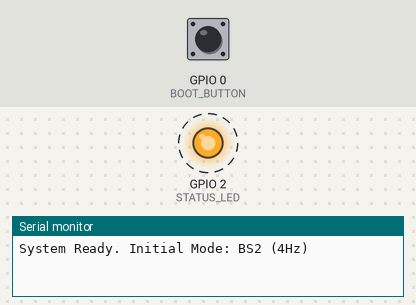
Bench run of a sketch on a simulated ESP32. On the bench: output pins drawn as LEDs (lit = HIGH), the last lines printed to the serial monitor. Dashed ring = blinking. The inputs (shaded band) are chosen by the test bench; at power-on: GPIO 0 (BOOT_BUTTON) HIGH. Nothing arrives over Bluetooth unless stated.

Above: at 2.06 s.
2.3 s: GPIO 0 (BOOT_BUTTON) pulled LOW for 0.15 s
At 4.6 s:
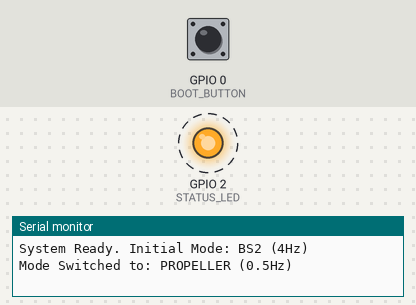
8.3 s: GPIO 0 (BOOT_BUTTON) pulled LOW for 1 s
At 8.74 s:
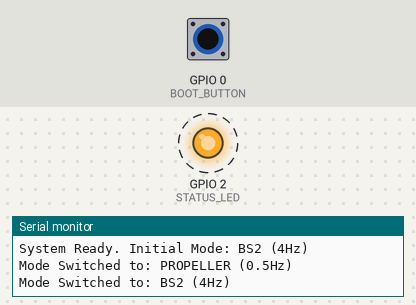
Timing chart, 0 to 15.3 s (numbered marks = the images above; inputs shaded):
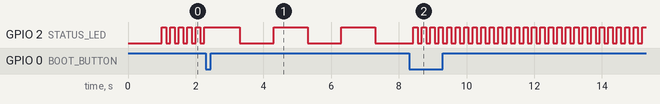

Measured:
- after the input at 2.3 s, GPIO 2 (STATUS_LED): alternates HIGH for 1.0 s and LOW for 1.0 s, starting after 1.0 s
- after the input at 8.3 s, GPIO 2 (STATUS_LED): alternates HIGH for 0.13 s and LOW for 0.13 s, starting after 0.13 s
- by itself, GPIO 2 (STATUS_LED): alternates HIGH for 0.13 s and LOW for 0.13 s

The sketch:

esp32_classic_bt_transmitter.ino
```cpp
#include "BluetoothSerial.h"
#include <ArduinoJson.h>
#include <string.h>

// --- Pins ---
const int STATUS_LED = 2;
const int BOOT_BUTTON = 0;

// --- Mode & Timing State ---
bool isPropellerMode = false;
unsigned long lastBlinkMillis = 0;
bool ledState = false;

const unsigned long INTERVAL_BS2  = 125;
const unsigned long INTERVAL_PROP = 1000;

// Button Debounce
unsigned long lastDebounceTime = 0;
const unsigned long DEBOUNCE_DELAY = 250;
bool lastButtonState = HIGH;

#if !defined(CONFIG_BT_ENABLED) || !defined(CONFIG_BLUEDROID_ENABLED) || !defined(CONFIG_BT_SPP_ENABLED)
#error Bluetooth Classic SPP is not enabled for this ESP32 build.
#endif

BluetoothSerial SerialBT;

static const char*    DEV_NAME   = "ESP32_MASTER";
static const uint16_t DEFAULT_ID = 2;
static uint8_t        HC05_ADDR[6] = {0x20, 0x17, 0x07, 0x25, 0x00, 0x71};
static const char*    HC05_PIN   = "1234";

// --- Reconnect state ---
static unsigned long lastConnectTry  = 0;
static const unsigned long RECONNECT_INTERVAL = 5000; // ms between attempts
static const int MAX_RETRIES = 10;        // after this many failures, do a full BT restart
static int reconnectAttempts = 0;

// --- Fixed serial input buffer (no heap alloc) ---
static char   inputBuf[256];
static uint8_t inputLen = 0;

// --- BS2 repeat pacing (non-blocking) ---
static uint8_t  pendingPkt[7];
static int      pendingRepeats   = 0;
static unsigned long lastPktSent = 0;
static const unsigned long PKT_SPACING_MS = 5;

// --- LED Logic ---
void updateStatusLED() {
  if (!SerialBT.connected()) {
    digitalWrite(STATUS_LED, LOW);
    return;
  }
  unsigned long now = millis();
  unsigned long interval = isPropellerMode ? INTERVAL_PROP : INTERVAL_BS2;
  if (now - lastBlinkMillis >= interval) {
    lastBlinkMillis = now;
    ledState = !ledState;
    digitalWrite(STATUS_LED, ledState);
  }
}

// --- Button Logic ---
void checkModeButton() {
  bool cur = digitalRead(BOOT_BUTTON);
  if (cur == LOW && lastButtonState == HIGH) {
    if (millis() - lastDebounceTime > DEBOUNCE_DELAY) {
      isPropellerMode = !isPropellerMode;
      lastDebounceTime = millis();
      Serial.print("Mode Switched to: ");
      Serial.println(isPropellerMode ? "PROPELLER (0.5Hz)" : "BS2 (4Hz)");
      lastBlinkMillis = millis();
    }
  }
  lastButtonState = cur;
}

// --- Parsers (unchanged) ---
static bool parseGripper(const JsonVariantConst& v, int& outAngle, bool& provided) {
  provided = false; outAngle = -1;
  if (v.isNull()) return true;
  provided = true;
  if (v.is<const char*>()) {
    const char* s = v.as<const char*>();
    if (strcasecmp(s, "open")  == 0) { outAngle = 0;   return true; }
    if (strcasecmp(s, "close") == 0) { outAngle = 180; return true; }
    outAngle = atoi(s); return true;
  }
  if (v.is<int>() || v.is<long>()) { outAngle = v.as<int>(); return true; }
  return false;
}

static bool parseAngleIfPresent(const JsonDocument& doc, const char* key, int& outVal, bool& provided) {
  provided = false; outVal = -1;
  if (!doc.containsKey(key)) return true;
  provided = true;
  if (doc[key].is<int>() || doc[key].is<long>()) { outVal = (int)doc[key]; return true; }
  if (doc[key].is<const char*>()) {
    const char* s = doc[key].as<const char*>();
    if (!s) return false;
    char* endp = nullptr;
    long val = strtol(s, &endp, 10);
    if (endp && *endp == '\0') { outVal = (int)val; return true; }
  }
  return false;
}

// --- Non-blocking packet send pump ---
// Call every loop(). Drains pending BS2 repeats without blocking.
void pumpPendingPacket() {
  if (pendingRepeats <= 0) return;
  if (!SerialBT.connected()) { pendingRepeats = 0; return; }
  if (millis() - lastPktSent >= PKT_SPACING_MS) {
    SerialBT.write(pendingPkt, sizeof(pendingPkt));
    lastPktSent = millis();
    pendingRepeats--;
  }
}

static void sendPacket(uint16_t id, uint8_t left, uint8_t right, uint8_t gripper) {
  uint8_t pkt[7];
  pkt[0] = '!'; pkt[1] = '!';
  pkt[2] = (uint8_t)(id & 0xFF);
  pkt[3] = (uint8_t)((id >> 8) & 0xFF);
  pkt[4] = left; pkt[5] = right; pkt[6] = gripper;

  if (!SerialBT.connected()) return;

  if (!isPropellerMode) {
    // Queue 3 sends; first one fires immediately, rest handled by pumpPendingPacket()
    memcpy(pendingPkt, pkt, sizeof(pkt));
    SerialBT.write(pendingPkt, sizeof(pendingPkt));
    lastPktSent = millis();
    pendingRepeats = 2; // 2 more remaining
  } else {
    SerialBT.write(pkt, sizeof(pkt));
  }

  Serial.printf("[%s] Sent ID:%u L:%u R:%u G:%u\n",
                isPropellerMode ? "PROP" : "BS2", id, pkt[4], pkt[5], pkt[6]);
}

// --- Reconnect with full BT restart after MAX_RETRIES ---
static void ensureConnected() {
  if (SerialBT.connected()) {
    reconnectAttempts = 0; // reset counter on successful connection
    return;
  }

  unsigned long now = millis();
  if (now - lastConnectTry < RECONNECT_INTERVAL) return;
  lastConnectTry = now;

  if (reconnectAttempts >= MAX_RETRIES) {
    // Full BT stack restart to reclaim memory
    Serial.println("Max retries reached. Restarting BT stack...");
    SerialBT.end();
    delay(500);
    if (!SerialBT.begin(DEV_NAME, true)) {
      Serial.println("BT restart failed! Will retry...");
    } else {
      SerialBT.setPin(HC05_PIN, (uint8_t)strlen(HC05_PIN));
      Serial.println("BT stack restarted.");
    }
    reconnectAttempts = 0;
    return; // skip connect this cycle, let next cycle try
  }

  // Always disconnect cleanly before connecting to free internal BT resources
  SerialBT.disconnect();
  delay(100); // give stack time to clean up

  Serial.printf("Reconnecting to HC-05 (attempt %d/%d)...\n",
                reconnectAttempts + 1, MAX_RETRIES);
  SerialBT.connect(HC05_ADDR);
  reconnectAttempts++;
}

void setup() {
  pinMode(STATUS_LED, OUTPUT);
  pinMode(BOOT_BUTTON, INPUT_PULLUP);
  digitalWrite(STATUS_LED, LOW);

  Serial.begin(115200);
  delay(1000);

  if (!SerialBT.begin(DEV_NAME, true)) {
    Serial.println("Bluetooth init failed!");
    while (1) delay(100);
  }

  SerialBT.setPin(HC05_PIN, (uint8_t)strlen(HC05_PIN));
  Serial.println("System Ready. Initial Mode: BS2 (4Hz)");
}

void loop() {
  updateStatusLED();
  checkModeButton();
  ensureConnected();
  pumpPendingPacket(); // non-blocking BS2 repeat pump

  while (Serial.available()) {
    char c = (char)Serial.read();

    if (c == '\r' || c == '\n') {
      // Trim trailing spaces in-place
      while (inputLen > 0 && inputBuf[inputLen - 1] == ' ') inputLen--;
      inputBuf[inputLen] = '\0';

      if (inputLen > 0) {
        StaticJsonDocument<256> doc;
        DeserializationError err = deserializeJson(doc, inputBuf, inputLen);

        if (!err) {
          uint16_t id = doc["id"] | DEFAULT_ID;
          int lVal, rVal; bool lProv, rProv;
          parseAngleIfPresent(doc, "left",  lVal, lProv);
          parseAngleIfPresent(doc, "right", rVal, rProv);

          uint8_t left  = (lProv && lVal >= 0 && lVal <= 180) ? (uint8_t)lVal : 0xFF;
          uint8_t right = (rProv && rVal >= 0 && rVal <= 180) ? (uint8_t)rVal : 0xFF;

          uint8_t grip = 0xFF;
          if (doc.containsKey("gripper")) {
            int gVal; bool gProv;
            if (parseGripper(doc["gripper"], gVal, gProv) && gProv) grip = (uint8_t)gVal;
          }

          if (SerialBT.connected()) sendPacket(id, left, right, grip);
        } else {
          Serial.printf("JSON parse error: %s\n", err.c_str());
        }
      }
      inputLen = 0; // reset buffer
    } else {
      // Prevent buffer overflow
      if (inputLen < sizeof(inputBuf) - 1) {
        inputBuf[inputLen++] = c;
      }
      // silently drop characters if buffer full (malformed/too-long input)
    }
  }
}
```
